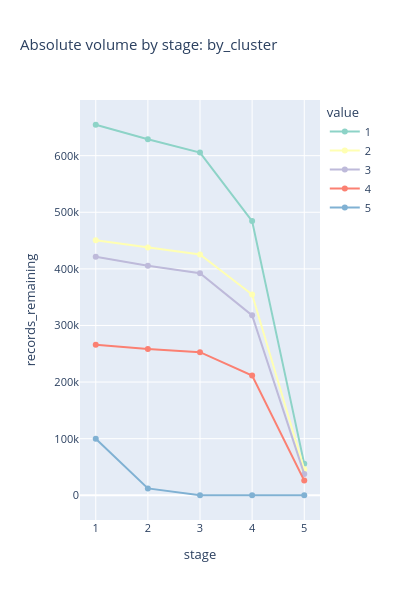

Source (notebook cell):
### Code cell
render_volume_line("by_cluster")

### Figure 1 — Plotly figure (JSON) as saved in the notebook; plotly's stock layout.template omitted (floating-point values rounded to 4 significant figures)
{"data": [{"hovertemplate": "value=1<br>stage=%{x}<br>included=%{y}<extra></extra>", "legendgroup": "1", "line": {"color": "rgb(141,211,199)", "dash": "solid"}, "marker": {"symbol": "circle"}, "mode": "lines+markers", "name": "1", "orientation": "v", "showlegend": true, "type": "scatter", "x": [1, 2, 3, 4, 5], "xaxis": "x", "y": [654629, 629004, 605497, 484412, 55518], "yaxis": "y"}, {"hovertemplate": "value=2<br>stage=%{x}<br>included=%{y}<extra></extra>", "legendgroup": "2", "line": {"color": "rgb(255,255,179)", "dash": "solid"}, "marker": {"symbol": "circle"}, "mode": "lines+markers", "name": "2", "orientation": "v", "showlegend": true, "type": "scatter", "x": [1, 2, 3, 4, 5], "xaxis": "x", "y": [450418, 437802, 425394, 354601, 45877], "yaxis": "y"}, {"hovertemplate": "value=3<br>stage=%{x}<br>included=%{y}<extra></extra>", "legendgroup": "3", "line": {"color": "rgb(190,186,218)", "dash": "solid"}, "marker": {"symbol": "circle"}, "mode": "lines+markers", "name": "3", "orientation": "v", "showlegend": true, "type": "scatter", "x": [1, 2, 3, 4, 5], "xaxis": "x", "y": [421484, 405675, 392179, 317861, 37373], "yaxis": "y"}, {"hovertemplate": "value=4<br>stage=%{x}<br>included=%{y}<extra></extra>", "legendgroup": "4", "line": {"color": "rgb(251,128,114)", "dash": "solid"}, "marker": {"symbol": "circle"}, "mode": "lines+markers", "name": "4", "orientation": "v", "showlegend": true, "type": "scatter", "x": [1, 2, 3, 4, 5], "xaxis": "x", "y": [265926, 258611, 252909, 211597, 25899], "yaxis": "y"}, {"hovertemplate": "value=5<br>stage=%{x}<br>included=%{y}<extra></extra>", "legendgroup": "5", "line": {"color": "rgb(128,177,211)", "dash": "solid"}, "marker": {"symbol": "circle"}, "mode": "lines+markers", "name": "5", "orientation": "v", "showlegend": true, "type": "scatter", "x": [1, 2, 3, 4, 5], "xaxis": "x", "y": [100009, 12189, 149, 68, 48], "yaxis": "y"}], "layout": {"font": {"size": 11}, "height": 600, "legend": {"title": {"text": "value"}, "tracegroupgap": 0}, "title": {"text": "Absolute volume by stage: by_cluster"}, "width": 400, "xaxis": {"anchor": "y", "domain": [0, 1], "title": {"text": "stage"}}, "yaxis": {"anchor": "x", "domain": [0, 1], "title": {"text": "records_remaining"}}}}
